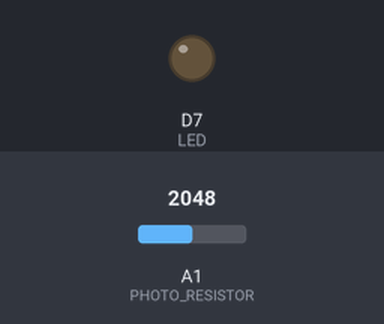
This sketch was run on a simulated Particle Photon. Parts: output pins drawn as LEDs (lit = HIGH). The inputs (shaded band) are chosen by the test bench; at power-on: A1 (PHOTO_RESISTOR) = 2048.

Above: at 1.5 s.
At 4.5 s:
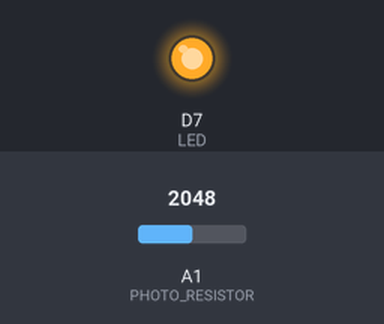
Timing chart, 0 to 11.7 s (numbered marks = the images above):
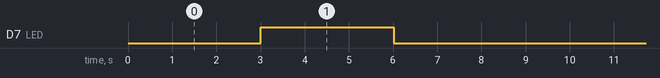

The sketch:

terrariumsunlightmonitor.ino
```cpp
const int PHOTO_RESISTOR = A1;
const int LED = D7;


void setup() {

    pinMode(PHOTO_RESISTOR,INPUT);
    pinMode(LED,OUTPUT);


}

void loop() {

    delay(3000);

    digitalWrite(LED, HIGH);
    int lumen = analogRead(PHOTO_RESISTOR);

    if(lumen>5)
    {
        Particle.publish("status", "sunshine", PRIVATE);
    }
    else
    {
        Particle.publish("status", "NoSun", PRIVATE);
    }
    delay(3000);

    digitalWrite(LED,LOW);
    delay(3000);


}
```

Measured:
- by itself, D7 (LED): alternates HIGH for 3.0 s and LOW for 6.0 s
